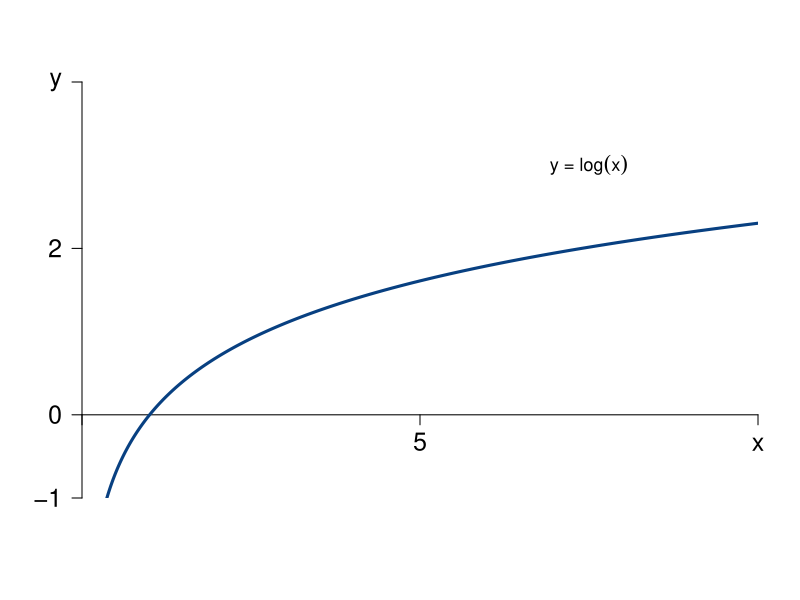

Write the R code that produced this figure.
#Graph Designer: Scott Cohn
#Authors: Bowles and Halliday
#Title: Coordination, Conflict and Competition: A Text in Microeconomics

library(shape)
pdf(file = "mathappendix/logarithm.pdf", width = 8, height = 6)
#par(mar=c(0.75,0.75,0.75,0.75))

#Set parameters for graphics
axislabelsize <- 1.5
labelsize <- 1.1
graphlinewidth <- 3
segmentlinewidth <- 2

COL <- c("#7fc97f", "#beaed4", "#fdc086", "#ffff99", "#386cb0", "#f0027f", "#bf5b17", "#666666")
COLA <- c("#e0f3db", "#99d8c9","#66c2a4","#41ae76", "#238b45", "#005824")
COLB <- c("#4eb3d3", "#2b8cbe", "#0868ac","#084081")

xlims <- c(0, 10)
ylims <- c(-1, 4)

npts <- 501 
x <- seq(xlims[1], xlims[2], length.out = npts)
y <- seq(ylims[1], ylims[2], length.out = npts) 

plot(0, 0, xlim = xlims, ylim = ylims, type = "n",
     xlab = expression(paste("")),
     ylab = expression(paste("")), 
     xaxt = "n", 
     yaxt = "n", 
     cex.lab = axislabelsize, 
     bty = "n", 
     xaxs="i", 
     yaxs="i"
)

ticksx <- c(xlims[1], 5, xlims[2])
xlabels <- c(NA, 5, expression(x))
ticksy <- c(ylims[1], 0, 2, ylims[2])
ylabels <- c(-1, 0, 2, expression(y))

axis(1,at = ticksx,  pos = 0, labels = xlabels, cex.axis = axislabelsize)
axis(2,at = ticksy,  pos = 0, labels = ylabels, las = 1, cex.axis = axislabelsize)

npts <- 500 
xx1 <- seq(xlims[1], xlims[2], length.out = npts)
xx2 <-seq(xlims[1], xlims[2] - 4, length.out = npts)
xx3 <- seq(xlims[1], 0, length.out = npts)

#Axis labels
#mtext(expression(paste("", x)), side = 1, line = 2.5, cex = axislabelsize)
#text(-.5, 0.5*ylims[2], expression(paste("", y)), xpd = TRUE, cex = axislabelsize, srt = 90) 

# lines
lines(xx1, log(xx1), col = COLB[4], lwd = graphlinewidth)

# points
#points(1.333, 10.333, pch = 16, col = "black", cex = 1.5)

# label function
text(7.5, 2.5, expression(paste("y = ", log(x))),  xpd = TRUE, cex = labelsize)

dev.off()
